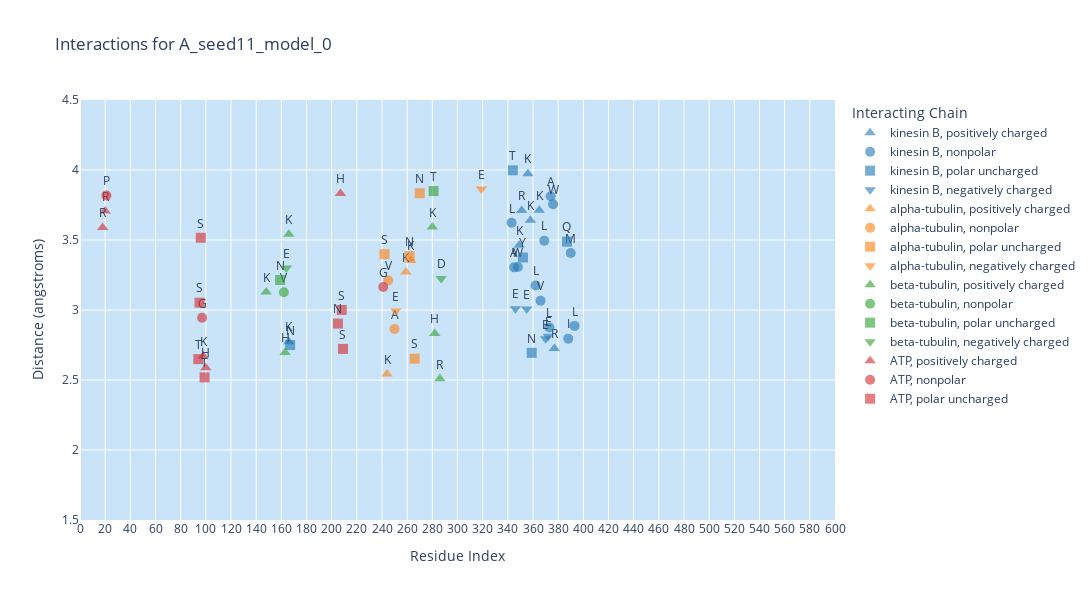
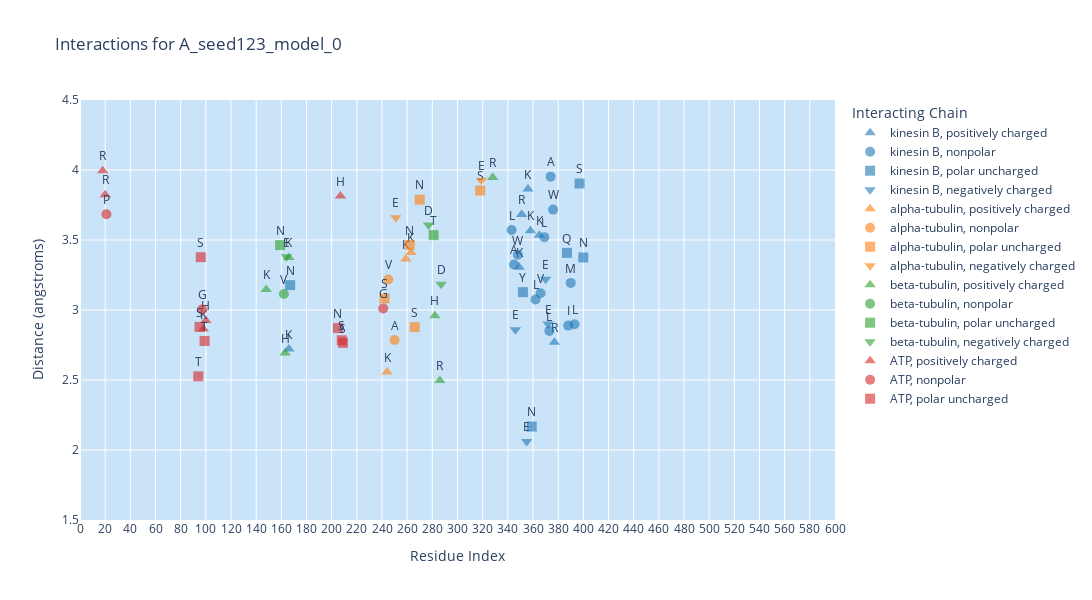
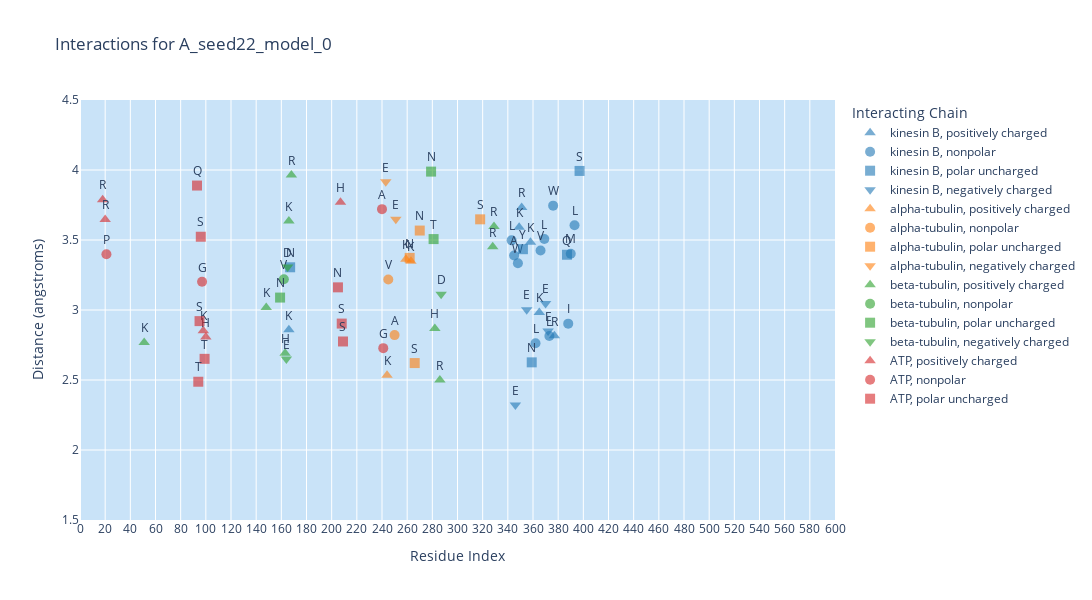
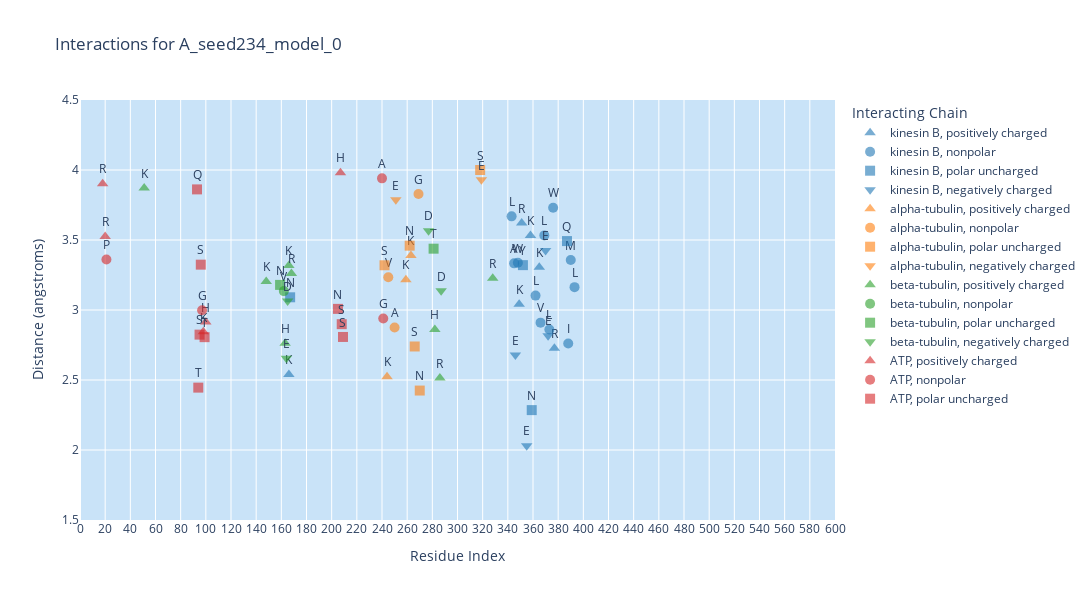

These figures' notebook cell, in order:
### Code cell
# Define the path to the CSV file
csv_file_path = "../../data/3d_predictions/chimeras_5seeds/interactions_chimeras.csv"

# Process the DataFrame
df_processed = process_dataframe(csv_file_path)

# Define the threshold value for distance filtering
distance_threshold = 4

# Create and display the plots with specified x-axis range, interacting chains, and files to plot
xaxis_range = [0, 600]  # Example x-axis range
yaxis_range = [1.5, distance_threshold + 0.5]
interacting_chains = ['ATP', 'beta-tubulin', 'alpha-tubulin', 'kinesin B']  # Example interacting chains to display

files_to_plot =  ['A', 'H']  # Example files to plot

plots = create_plots(df_processed, distance_threshold, xaxis_range=xaxis_range, yaxis_range=yaxis_range, interacting_chains=interacting_chains[:4], files_to_plot=files_to_plot, chimeras=True)
